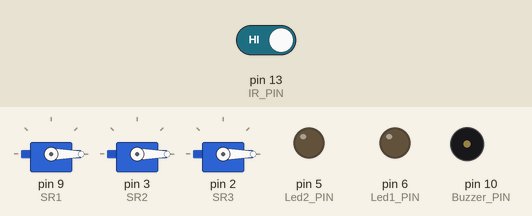
The sketch below on a simulated Arduino Uno, built with avr-gcc and run on an emulated ATmega328P. Parts: 3 × servo, output pins drawn as LEDs (lit = HIGH), buzzer (waves = sounding). Dashed ring = blinking. The inputs (shaded band) are chosen by the test bench; at power-on: pin 13 (IR_PIN) HIGH.

Above: at 1.8 s.
1.9 s: pin 13 (IR_PIN) driven LOW
At 2.66 s:
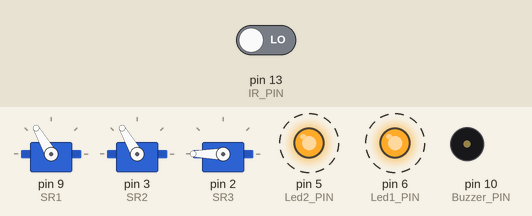
At 3.52 s:
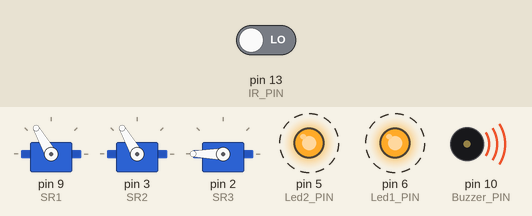
4.9 s: pin 13 (IR_PIN) driven HIGH
At 5.8 s:
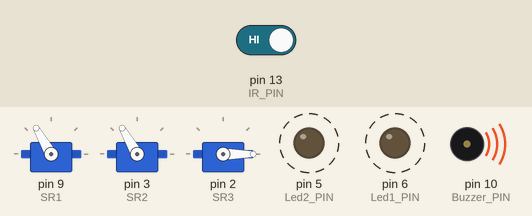
Timing chart, 0 to 7.9 s (numbered marks = the images above; inputs shaded):
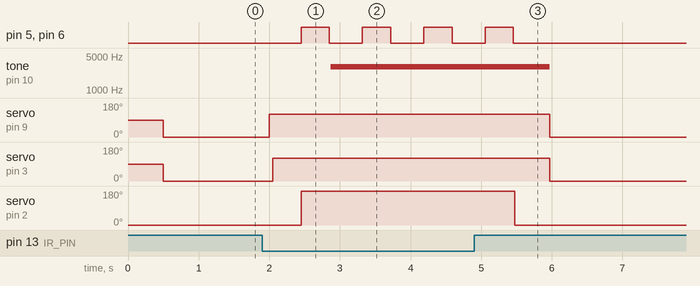

Measured:
- after the input at 1.9 s, pin 5 (Led2_PIN), pin 6 (Led1_PIN): alternates HIGH for 0.40 s and LOW for 0.47 s, starting after 0.55 s; tone on pin 10 (Buzzer_PIN): silent → 3000 Hz after 0.97 s; servo on pin 9 (SR1): 0° → 120° after 0.10 s; servo on pin 3 (SR2): 0° → 120° after 0.15 s; servo on pin 2 (SR3): 0° → 180° after 0.55 s

The sketch:

pproject_programming.ino
```cpp
#include <Servo.h>  // Include the Servo library
int SR1=9,  SR2=3, SR3=2;  // Define three servo pins
int IR_PIN=13;    // Define IR sensor pin
int IR_Value;     // To store the value of IR sensor
int Buzzer_PIN=10;  // Define buzzer pin
int Led1_PIN=6;     // Define LED 1 pin
int Led2_PIN=5;     // Define LED 2 pin
Servo myservo1; // Create a Servo object for servo 1
Servo myservo2; // Create a Servo object for servo 2
Servo myservo3; // Create a Servo object for servo 3

void setup() {
  myservo1.attach(SR1); // Attach servo 1 to pin 9
  myservo2.attach(SR2); // Attach servo 2 to pin 3
  myservo3.attach(SR3); // Attach servo 3 to pin 2
  pinMode(IR_PIN,INPUT);   // Set the IR sensor pin as input
  pinMode(Buzzer_PIN,OUTPUT); // Set the buzzer pin as output
  pinMode(Led1_PIN,OUTPUT);   // Set LED 1 pin as output
  pinMode(Led2_PIN,OUTPUT);   // Set LED 2 pin as output
}

void loop() {
  IR_Value=digitalRead(IR_PIN);  // Read the value from the IR sensor
  if(IR_Value==0)  // If the IR sensor detects an object .

  {
    myservo1.write(120); // Set servo 1 to rotate to position 120
    delay(50); // Wait for 50 milliseconds
    myservo2.write(120); // Set servo 2 to rotate to position 120
    delay(400); // Wait for 400 milliseconds
    myservo3.write(180); // Set servo 3 to rotate to position 180
  }
  if(IR_Value==0)// If the IR sensor detects an object
  {

    digitalWrite(Led1_PIN,HIGH); // Turn on LED 1
    digitalWrite(Led2_PIN,HIGH); // Turn on LED 2
    delay(400); // Wait for 400 milliseconds
    digitalWrite(Led2_PIN,LOW); // Turn off LED 2
    digitalWrite(Led1_PIN,LOW); // Turn off LED 1
  }
  if(IR_Value==0){ // If the IR sensor detects an object
    for(int i=2000;i<=3000;i++) // Play a tone between 2000 and 3000 Hz
      tone(Buzzer_PIN,i);
  }
  else  // If the IR sensor doesn't detect an object
  {
    myservo3.write(0); // Set servo 3 to rotate to position 0
    delay(500); // Wait for 500 milliseconds
    myservo1.write(0); // Set servo 1 to rotate to position 0
    myservo2.write(0); // Set servo 2 to rotate to position 0
    noTone(Buzzer_PIN); // Stop playing the tone
    digitalWrite(Led1_PIN,LOW); // Turn off LED 1
    digitalWrite(Led2_PIN,LOW); // Turn off LED 2
  }
  }
```
